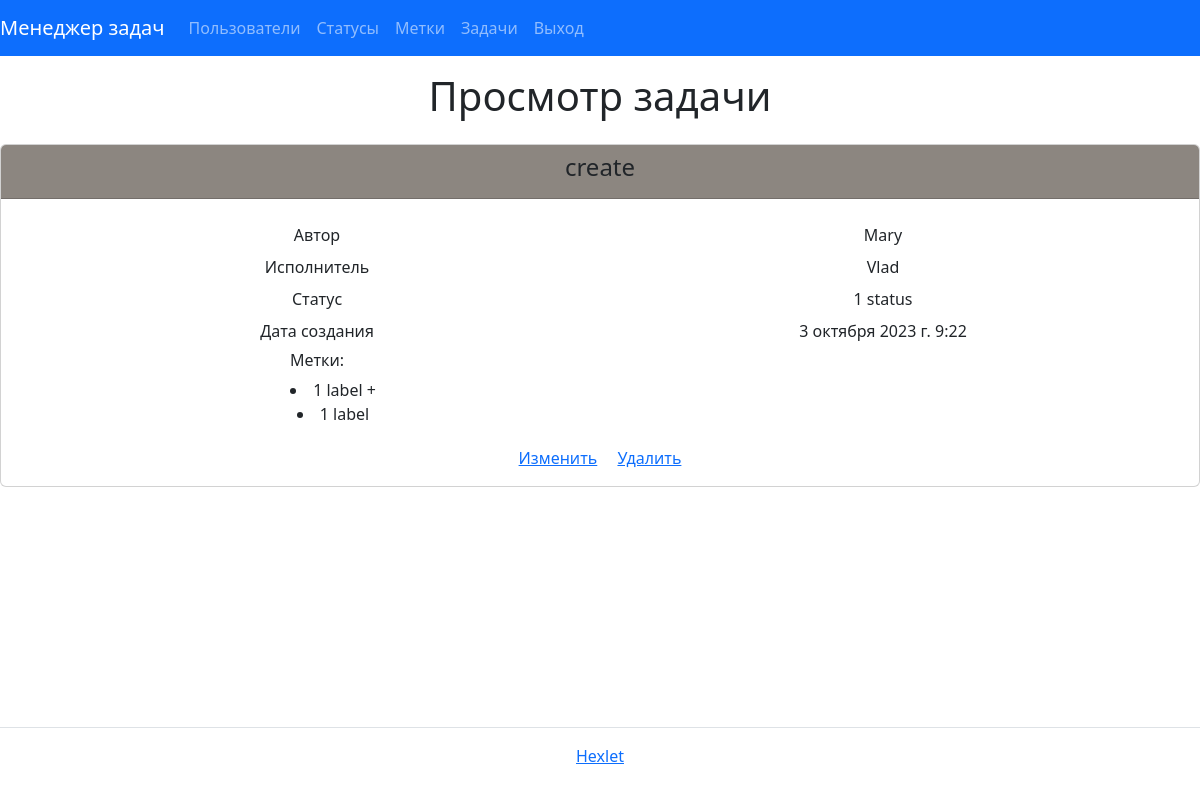
Screenshot of /tasks/3/ (signed in) with the database file from the repository.
### task_manager/tasks/models.py (models this page shows, shortened)
class Task(models.Model):
    name = models.CharField(_('name'), max_length=30)
    description = models.TextField(_('description'), blank=True)
    status = models.ForeignKey(Status, on_delete=models.PROTECT, verbose_name=_('status'))
    author = models.ForeignKey(
        User,
        on_delete=models.PROTECT,
        related_name='author',
        blank=True,
        verbose_name=_('author')
    )
    executor = models.ForeignKey(
        get_user_model(),
        on_delete=models.PROTECT,
        related_name='executor',
        blank=True,
        null=True,
        verbose_name=_('executor')
    )
    created_at = models.DateTimeField(_("created_at"), default=timezone.now)
    labels = models.ManyToManyField(
        Label,
        through='TaskLabel',
        related_name='labels',
        verbose_name=_('labels'),
        blank=True,
    )
    class Meta:
        ordering = ['id']

### task_manager/statuses/models.py (models this page shows)
class Status(models.Model):
    name = models.CharField(_('name'), max_length=30)
    created_at = models.DateTimeField(auto_now_add=True)
    def __str__(self):
        return self.name

### task_manager/labels/models.py (models this page shows, shortened)
class Label(models.Model):
    name = models.CharField(
        _('Name'),
        max_length=30,
        blank=False,
        null=False,
        unique=True
    )
    created_at = models.DateTimeField(_("created_at"), default=timezone.now)
    def __str__(self):
        return self.name
    class Meta:
        verbose_name = _('Label')
        verbose_name_plural = _('Labels')

### task_manager/tasks/views.py (the view)
# urls.py: path('<int:pk>/', SingleTaskView.as_view(), name='task_single'),
class SingleTaskView(UserLoginMixin, View):
    template_name = 'tasks/task_single.html'
    model = Task
    def get(self, request, *args, **kwargs):
        task_id = kwargs.get('pk')
        task = self.model.objects.get(pk=task_id)
        labels = task.labels.all()
        return render(
            request,
            self.template_name,
            context={'task': task, 'labels': labels}
        )

### task_manager/templates/tasks/task_single.html (shortened to what this page needs)
{% extends "base.html" %}
{% load i18n %}
{% load crispy_forms_tags %}
{% block content %}
<div class="text-center">
    <div class="mb-4">
        <h1>{% trans 'Task view' %}</h1>
    </div>
    <div class="card text-center">
        <div class="card-header color-green">
            <h4 class="card-title ">{{ task.name }}</h4>
        </div>
        <div class="card-body">
            <div class="card-text">
                <div class="container">
                    <div class="row p-1">
                      <div class="col">{% trans 'Author' %}</div>
                      <div class="col">{{ task.author }}</div>
                    </div>
                    <div class="row p-1">
                      <div class="col">{% trans 'Executor' %}</div>
                      <div class="col">{{ task.executor }}</div>
                    </div>
                    <div class="row p-1">
                      <div class="col">{% trans 'Status' %}</div>
                      <div class="col">{{ task.status }}</div>
                    </div>
                    <div class="row p-1">
                      <div class="col">{% trans 'Creation date' %}</div>
                      <div class="col">{{ task.created_at }}</div>
                    </div>
                    <div class="row p-1">
                        <div class="col">
                            <h6>Метки:</h6>
                            <ul class="ul-inside">
                                {% if labels %}
                                    {% for label in labels %}
                                        <li>{{ label }}</li>
                                    {% endfor %}
                                {% endif %}
                            </ul>
                        </div>
                        <div class="col"></div>
                    </div>
            <a href="{% url 'task_update' task.id %}" class="card-link">{% trans "Modify" %}</a>
            <a href="{% url 'task_delete' task.id %}" class="card-link">{% trans "Delete" %}</a>
                </div>
            </div>
        </div>
    </div>
</div>
{% endblock %}

### task_manager/templates/tasks/task_single.html (style rules this page uses)
.color-green { background-color: rgb(140, 134, 128); }
.ul-inside { list-style-position: inside; }

### rows the page displays
Task: name "create", author "Mary", executor "Vlad", status "1 status", created_at "3 октября 2023 г. 9:22"
Label: name "1 label +"
Label: name "1 label"
